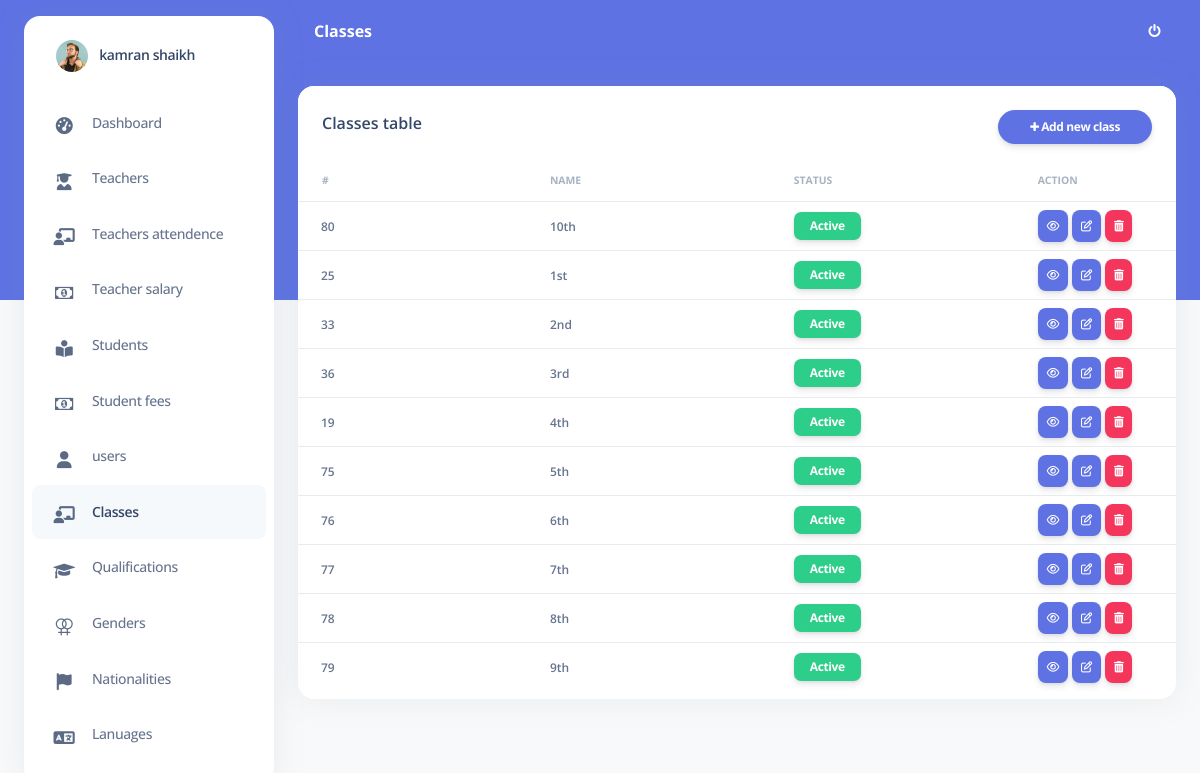
Page /pages/class.php (signed in) on the committed database.
### tables this page shows
CREATE TABLE `classes` (
  `id` int(11) NOT NULL,
  `name` varchar(255) DEFAULT NULL,
  `active` int(11) NOT NULL DEFAULT 1,
  `created_at` datetime NOT NULL DEFAULT current_timestamp()
);

### pages/db.php (called while the page is built, shortened)
<?php
class Database
{
    private $db_host = "localhost";
    private $db_user = "root";
    private $db_pass = "";
    private $db_name = "school_managment_system";
    public $conn = "";
    function __construct()
    {
        $this->conn = new mysqli($this->db_host, $this->db_user, $this->db_pass, $this->db_name) or die("Connection failed");
    }
		public function fetch_class(){
			$query = "SELECT * FROM `classes` ORDER BY `name` ";
			$res   = $this->conn->query($query);
			$i = 0;
			$data = array();
			while ($rows = $res->fetch_assoc()) {
				foreach ($rows as $key => $value) {
					$data[$i][$key] = $value;
				}
			$i++;
			}
		return $data;
	}
	}
	$obj = new Database();
	?>

### pages/class.php (the view, shortened to what this page needs)
<!DOCTYPE html>
<html lang="en">
<?php include("head.php"); ?>
<?php
include("db.php");
$obj->is_logged_in();
?>
<?php $class = $obj->fetch_class() ?>
<body class="g-sidenav-show   bg-gray-100">
<?php include ("sidebar.php") ?>
  <main class="main-content position-relative border-radius-lg ">
  <nav class="navbar navbar-main navbar-expand-lg px-0 mx-4 shadow-none border-radius-xl " id="navbarBlur" data-scroll="false">
      <div class="container-fluid py-1 px-3">
        <nav aria-label="breadcrumb">
          <h6 class="font-weight-bolder text-white mb-0">Classes</h6>
        </nav>
          <ul class="navbar-nav  justify-content-end">
            <li class="nav-item d-flex align-items-center">
              <a href="logout.php" class="nav-link text-white font-weight-bold px-0">
              <i class="fa fa-power-off" aria-hidden="true"></i>
              </a>
            </li>
          </ul>
        </div>
    </nav>
    <div class="container-fluid py-4">
    <div class="row">
        <div class="col-12">
          <div class="card mb-4">
            <div class="card-header pb-0">
            <a style="float:right;" href="add_class.php" class="btn btn-primary btn-sm btn-round ml-auto float-right"><i class="fa fa-plus"></i> Add new class </a>
              <h6>Classes table</h6>
            </div>
            <div class="card-body px-0 pt-0 pb-2">
              <div class="table-responsive p-0">
                <table class="table align-items-center justify-content-center mb-0">
                  <thead>
                    <tr>
                      <th style="width:25%;" class="text-uppercase text-secondary text-xxs font-weight-bolder opacity-7">#</th>
                      <th style="width: 25%;" class="text-uppercase text-secondary text-xxs font-weight-bolder opacity-7 ps-2">Name</th>
                      <th style="width: 25%;" class="text-uppercase text-secondary text-xxs font-weight-bolder opacity-7 ps-2">Status</th>
                      <th style="width: 15%;" class="text-uppercase text-secondary text-xxs font-weight-bolder opacity-7 ps-2">Action</th>
                    </tr>
                  </thead>
                  <tbody>
                  <?php foreach ($class as $key => $value) {
                  ?>
                    <tr>
                      <td>
                        <div class="d-flex px-2">
                          <div class="my-auto">
                          <span style="margin-left:7px;"  class="text-xs font-weight-bold"><?php echo ucfirst ($value['id'])?></span>
                          </div>
                        </div>
                      </td>
                      <td>
                        <span class="text-xs font-weight-bold"><?php echo ucfirst ($value['name'])?></span>
                      </td>
                      <td>
                      <?php if ($value['active'] == 1) { ?>
                             <span style="margin:0px;padding: 8px 16px 8px 16px;" class="btn btn-success badge badge-secondary">Active</span>
                            <?php
                             }else{?>
                               <span style="margin:0px;padding: 8px 14px 8px 14px;" class="btn btn-danger badge badge-secondary">Inctive</span>
                            <?php
                             }
                             ?>
                      </td>
                      <td>
                        <div class="form-button-action">
                            <a style="margin-bottom:0px;padding: 7px 9px 7px 9px;" href="view_class.php?id=<?php echo $value['id']?>" class="btn btn-primary btn-sm" value="view_user" data-original-title="view">
                                <i class="fa fa-eye" aria-hidden="true"></i>
                            </a>
                            <a style="margin-bottom:0px;padding: 7px 9px 7px 9px;" href="update_class.php?id=<?php echo $value['id']?>" class="btn btn-primary btn-sm" data-original-title="Edit">
                                <i class="fa fa-edit"></i>
                            </a>
                            <?php if ($_SESSION['users']['role_id'] == 1 OR ($_SESSION['users']['role_id'] == 2)){?>
                            <a href="javascript:void(0)" style="margin-bottom:0px;padding: 7px 9px 7px 9px;"type="button" class="submit_btn btn btn-danger btn-sm">
							          <i class="fas fa-trash-alt"  aria-hidden="true"></i>
                            </a>
                            <?php
                            }
                          ?>
                        </div>
                    </td>
                    </tr>
                    <?php }?>
                  </tbody>
                </table>
              </div>
            </div>
          </div>
        </div>
      </div>
    </div>
  </main>
</body>
</html>

### pages/head.php (shortened to what this page needs)
<head>
  <link href="../assets/css/nucleo-icons.css" rel="stylesheet" />
  <link href="../assets/css/nucleo-svg.css" rel="stylesheet" />
  <link href="../assets/css/nucleo-svg.css" rel="stylesheet" />
  <link id="pagestyle" href="../assets/css/argon-dashboard.css?v=2.0.0" rel="stylesheet" />
  <link rel="stylesheet" href="https://cdnjs.cloudflare.com/ajax/libs/font-awesome/4.7.0/css/font-awesome.min.css">
  <link href="https://cdnjs.cloudflare.com/ajax/libs/toastr.js/2.0.1/css/toastr.css" rel="stylesheet"/>
</head>

### pages/sidebar.php (shortened to what this page needs)
<aside class="sidenav bg-white navbar navbar-vertical navbar-expand-xs border-0 border-radius-xl my-3 fixed-start ms-4 " id="sidenav-main">
    <div class="sidenav-header">
      <a class="navbar-brand m-0" href="profile.php">
        <img style="border-radius:25px;" src="uploads/<?php echo $_SESSION['users']['user_pic'] ?>" alt="Admin" class="navbar-brand-img h-100">
        <span style="margin-left: 8px;" class=" font-weight-bold"><?php if ($_SESSION['users'] == true) {
          echo $_SESSION['users']['fname']. "  " . $_SESSION['users']['lname'];
        } ?></span>
      </a>
    </div>
      <ul class="navbar-nav">
        <li class="nav-item">
          <a class="nav-link <?php if(basename($_SERVER['PHP_SELF'])=="index.php"){
            echo "active";
          } ?>" href="index.php">
            <div class="icon icon-shape icon-sm border-radius-md text-center me-2 d-flex align-items-center justify-content-center">
            <i style="font-size:17px;" class="nav-icon fas fa-tachometer-alt text-dark" aria-hidden="true"></i>
            </div>
            <span class="nav-link-text ms-1">Dashboard</span>
          </a>
        </li>
        <li class="nav-item">
        <a class="nav-link <?php if(basename($_SERVER['PHP_SELF'])=="teacher.php"){
            echo "active";
          } ?>" href="teacher.php">
            <div class="icon icon-shape icon-sm border-radius-md text-center me-2 d-flex align-items-center justify-content-center">
            <i style="font-size:17px;" class="nav-icon fas fa-user-graduate text-dark" aria-hidden="true"></i>
            </div>
            <span class="nav-link-text ms-1">Teachers</span>
          </a>
        </li>
        <li class="nav-item">
        <a class="nav-link <?php if(basename($_SERVER['PHP_SELF'])=="teacher_classes.php"){
            echo "active";
          } ?>" href="teacher_classes.php">
            <div class="icon icon-shape icon-sm border-radius-md text-center me-2 d-flex align-items-center justify-content-center">
            <i style="font-size:17px;" class="nav-icon fas fa-chalkboard-teacher text-dark" aria-hidden="true"></i>
            </div>
            <span class="nav-link-text ms-1">Teachers attendence</span>
          </a>
        </li>
        <li class="nav-item">
          <a class="nav-link <?php if(basename($_SERVER['PHP_SELF'])=="teacher_salary.php"){
            echo "active";
          } ?>" href="teacher_salary.php">
            <div class="icon icon-shape icon-sm border-radius-md text-center me-2 d-flex align-items-center justify-content-center">
            <i style="font-size:17px;" class="fa fa-money-bill text-dark" aria-hidden="true"></i>
            </div>
            <span class="nav-link-text ms-1">Teacher salary</span>
          </a>
        </li>
        <li class="nav-item">
          <a class="nav-link <?php if(basename($_SERVER['PHP_SELF'])=="student.php"){
            echo "active";
          } ?>" href="student.php">
            <div class="icon icon-shape icon-sm border-radius-md text-center me-2 d-flex align-items-center justify-content-center">
            <i style="font-size:17px;" class="nav-icon fas fa-book-reader text-dark" aria-hidden="true"></i>
            </div>
            <span class="nav-link-text ms-1">Students</span>
          </a>
        </li>
        <li class="nav-item">
          <a class="nav-link <?php if(basename($_SERVER['PHP_SELF'])=="student_fees.php"){
            echo "active";
          } ?>" href="student_fees.php">
            <div class="icon icon-shape icon-sm border-radius-md text-center me-2 d-flex align-items-center justify-content-center">
            <i style="font-size:17px;" class="fa fa-money-bill text-dark" aria-hidden="true"></i>
            </div>
            <span class="nav-link-text ms-1">Student fees</span>
          </a>
        </li>
        <li class="nav-item">
          <a class="nav-link <?php if(basename($_SERVER['PHP_SELF'])=="user.php"){
            echo "active";
          } ?>" href="user.php">
            <div class="icon icon-shape icon-sm border-radius-md text-center me-2 d-flex align-items-center justify-content-center">
            <i style="font-size:17px;" class="fas fa-user text-dark" aria-hidden="true"></i>
            </div>
            <span class="nav-link-text ms-1">users</span>
          </a>
        </li>
          <li class="nav-item">
          <a class="nav-link <?php if(basename($_SERVER['PHP_SELF'])=="class.php"){
            echo "active";
          } ?>" href="class.php">
            <div class="icon icon-shape icon-sm border-radius-md text-center me-2 d-flex align-items-center justify-content-center">
            <i style="font-size:17px;" class="nav-icon fas fa-chalkboard-teacher text-dark" aria-hidden="true"></i>
            </div>
            <span class="nav-link-text ms-1">Classes</span>
          </a>
        </li>
        <li class="nav-item">
          <a class="nav-link <?php if(basename($_SERVER['PHP_SELF'])=="qualification.php"){
            echo "active";
          } ?>" href="qualification.php">
            <div class="icon icon-shape icon-sm border-radius-md text-center me-2 d-flex align-items-center justify-content-center">
            <i style="font-size:17px;" class="fa fa-graduation-cap text-dark" aria-hidden="true"></i>
            </div>
            <span class="nav-link-text ms-1">Qualifications</span>
          </a>
        </li>
        <li class="nav-item">
          <a class="nav-link <?php if(basename($_SERVER['PHP_SELF'])=="gender.php"){
            echo "active";
          } ?>" href="gender.php">
            <div class="icon icon-shape icon-sm border-radius-md text-center me-2 d-flex align-items-center justify-content-center">
            <i style="font-size:17px;" class="fa fa-venus-double text-dark" aria-hidden="true"></i>
            </div>
            <span class="nav-link-text ms-1">Genders</span>
          </a>
        </li>
        <li class="nav-item">
          <a class="nav-link <?php if(basename($_SERVER['PHP_SELF'])=="nationality.php"){
            echo "active";
          } ?>" href="nationality.php">
            <div class="icon icon-shape icon-sm border-radius-md text-center me-2 d-flex align-items-center justify-content-center">
            <i style="font-size:17px;" class="fas fa-flag text-dark" aria-hidden="true"></i>
            </div>
            <span class="nav-link-text ms-1">Nationalities</span>
          </a>
        </li>
        <li class="nav-item">
          <a class="nav-link <?php if(basename($_SERVER['PHP_SELF'])=="lanuages.php"){
            echo "active";
          } ?>" href="lanuages.php">
            <div class="icon icon-shape icon-sm border-radius-md text-center me-2 d-flex align-items-center justify-content-center">
            <i style="font-size:17px;" class="fas fa-language text-dark" aria-hidden="true"></i>
            </div>
            <span class="nav-link-text ms-1">Lanuages</span>
          </a>
        </li>
        <li class="nav-item">
          <a class="nav-link <?php if(basename($_SERVER['PHP_SELF'])=="religion.php"){
            echo "active";
          } ?>" href="religion.php">
          </a>
        </li>
      </ul>
  </aside>

### assets/css/nucleo-svg.css (style rules this page uses)
.icon { display: inline-block; color: #111111; height: 1em; width: 1em; }
.icon-sm { height: 0.8em; width: 0.8em; }
.icon { fill: currentColor; stroke: none; }

### rows in the picture
classes: id "80", name "10th", active "Active"
classes: id "25", name "1st", active "Active"
classes: id "33", name "2nd", active "Active"
classes: id "36", name "3rd", active "Active"
classes: id "19", name "4th", active "Active"
classes: id "75", name "5th", active "Active"
classes: id "76", name "6th", active "Active"
classes: id "77", name "7th", active "Active"
classes: id "78", name "8th", active "Active"
classes: id "79", name "9th", active "Active"

### other values in the picture
$_SESSION['users']['fname'] "kamran"
$_SESSION['users']['lname'] "shaikh"
